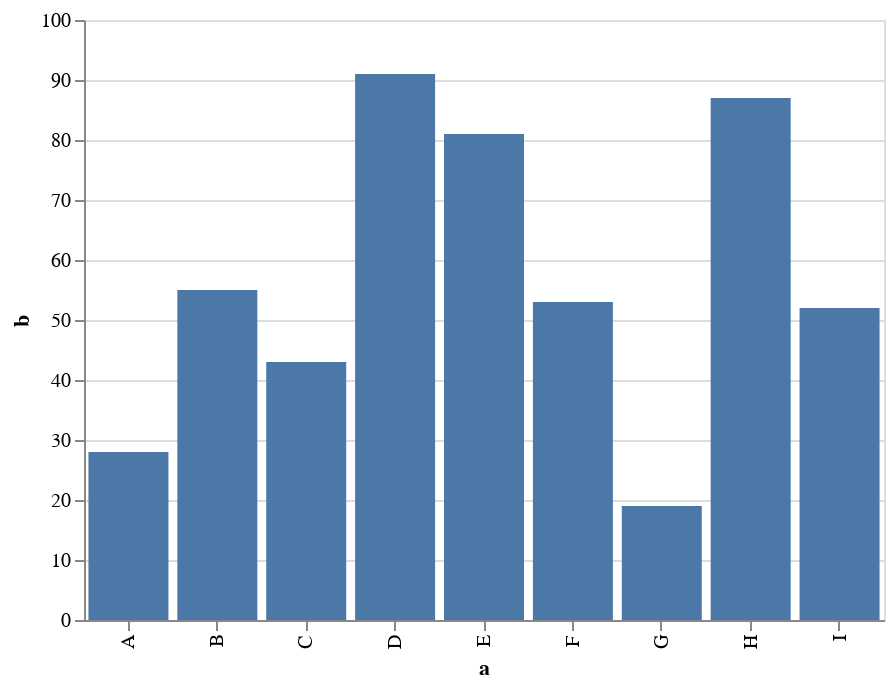

The notebook cell saved with this chart:
### Code cell
import pandas as pd

data = pd.DataFrame({
    'a': ['A', 'B', 'C', 'D', 'E', 'F', 'G', 'H', 'I'],
    'b': [28, 55, 43, 91, 81, 53, 19, 87, 52]
})

alt.Chart(data).mark_bar().encode(
    x='a',
    y='b'
)

### Figure 1 — Vega-Lite specification as saved in the notebook (floating-point values rounded to 4 significant figures)
{"$schema": "https://vega.github.io/schema/vega-lite/v2.4.1.json", "config": {"view": {"height": 300, "width": 400}}, "data": {"values": [{"a": "A", "b": 28}, {"a": "B", "b": 55}, {"a": "C", "b": 43}, {"a": "D", "b": 91}, {"a": "E", "b": 81}, {"a": "F", "b": 53}, {"a": "G", "b": 19}, {"a": "H", "b": 87}, {"a": "I", "b": 52}]}, "encoding": {"x": {"field": "a", "type": "nominal"}, "y": {"field": "b", "type": "quantitative"}}, "mark": "bar"}
